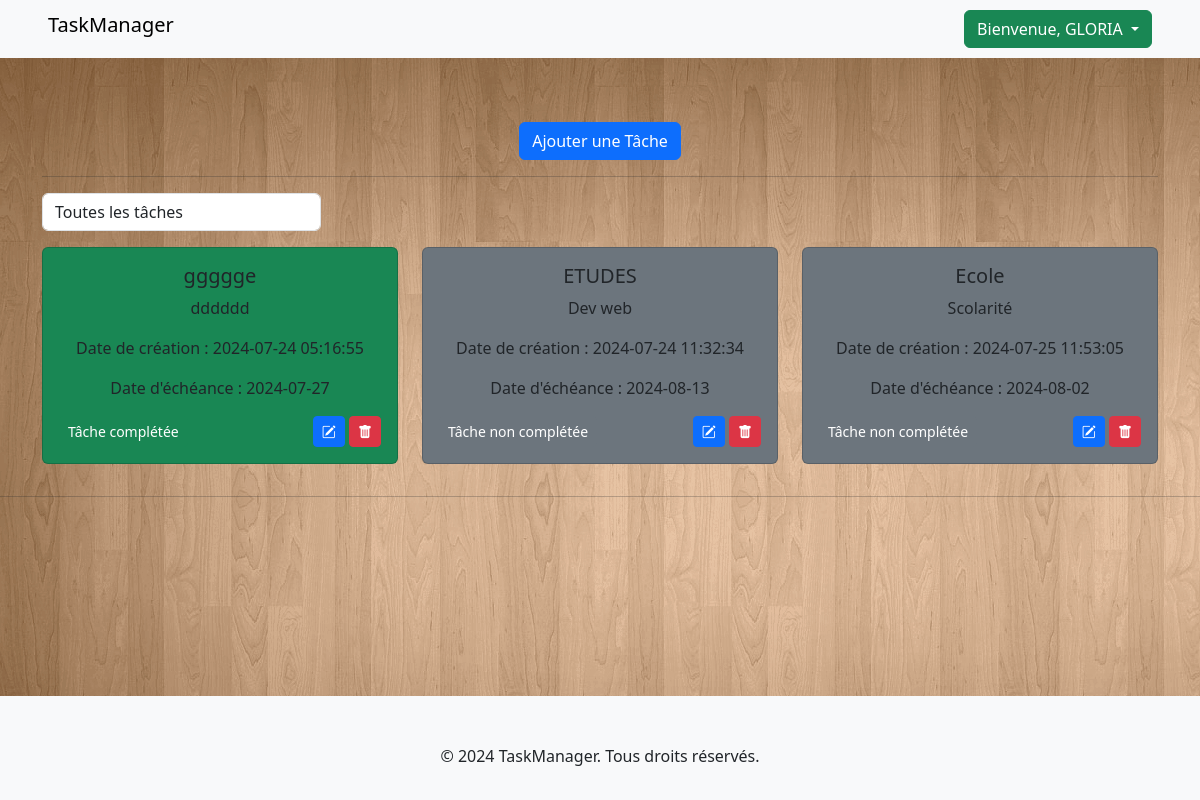
/show_tasks.php (signed in), run on the app's committed database.
### tables this page shows
CREATE TABLE `tasks` (
  `id` int(11) NOT NULL,
  `title` varchar(255) NOT NULL,
  `description` text NOT NULL,
  `due_date` date NOT NULL,
  `created_at` timestamp NOT NULL DEFAULT current_timestamp(),
  `status` enum('complétée','non_complétée','','') NOT NULL DEFAULT 'non_complétée',
  `user_id` int(11) NOT NULL
);

### show_tasks.php (the view, shortened to what this page needs)
<?php
require_once 'config.php';
$user_id = $_SESSION['user_id'];
$status_filter = isset($_GET['filter']) ? $_GET['filter'] : 'toutes';
$sql = "SELECT * FROM tasks WHERE user_id = :user_id";
$stmt = $pdo->prepare($sql);
$stmt->execute(['user_id' => $user_id]);
$tasks = $stmt->fetchAll(PDO::FETCH_ASSOC);
function getStatusClass($status) {
    return $status == 'complétée' ? 'bg-success' : 'bg-secondary';
}
?>
<!DOCTYPE html>
<html lang="en">
<head>
    <link rel="stylesheet" href="style.css">
    <link href="https://cdn.jsdelivr.net/npm/bootstrap@5.3.3/dist/css/bootstrap.min.css" rel="stylesheet">
    <link rel="stylesheet" href="https://cdn.jsdelivr.net/npm/bootstrap-icons@1.11.3/font/bootstrap-icons.min.css">
</head>
<body class="show_tasks">
    <?php include 'navbar.php'; ?>
    <div class="container mt-5 text-center">
    <a href="add_task.php" class="btn btn-primary mt-3 ">Ajouter une Tâche</a>
    <hr>
        <form method="get" action="show_tasks.php" class="mb-3">
            <div class="form-group col-3">
                <select id="filter" name="filter" class="form-control" onchange="this.form.submit()">
                    <option value="toutes" <?php echo ($status_filter == 'toutes') ? 'selected' : ''; ?>>Toutes les tâches</option>
                </select>
            </div>
        </form>
        <div class="row">
            <?php foreach ($tasks as $task): ?>
                <div class="col-md-4 mb-3">
                    <div class="card <?php echo getStatusClass($task['status']); ?>">
                        <div class="card-body">
                            <h5 class="card-title"><?php echo htmlspecialchars($task['title']); ?></h5>
                            <p class="card-text"><?php echo htmlspecialchars($task['description']); ?></p>
                            <p class="card-text">Date de création : <?php echo htmlspecialchars($task['created_at']); ?></p>
                            <p class="card-text">Date d'échéance : <?php echo htmlspecialchars($task['due_date']); ?></p>
                            <div class="d-flex justify-content-between align-items-center">
                            <button
                                class="btn btn-sm <?php echo ($task['status'] == 'complétée') ? 'btn-success' : 'btn-secondary'; ?>"
                                onclick="changeStatus(<?php echo $task['id']; ?>, '<?php echo $task['status']; ?>')">
                                <?php echo ($task['status'] == 'complétée') ? 'Tâche complétée' : 'Tâche non complétée'; ?>
                            </button>
                                <div>
                                    <a href="edit_task.php?id=<?php echo $task['id']; ?>" class="btn btn-primary btn-sm">
                                    <i class="bi bi-pencil-square"></i>
                                    </a>
                                    <a href="delete_task.php?id=<?php echo $task['id']; ?>" class="btn btn-danger btn-sm" onclick="return confirm('Êtes-vous sûr de vouloir supprimer cette tâche ?');">
                                    <i class="bi bi-trash-fill"></i>
                                    </a>
                                </div>
                            </div>
                        </div>
                    </div>
                </div>
            <?php endforeach; ?>
        </div>
    </div>
    <hr>
    <?php include './layouts/footer.php'; ?>
</body>
</html>

### style.css (style rules this page uses)
html,body { height: 100%; }
body { display: flex; flex-direction: column; }
.show_tasks, .statistics, .edit_task { background-image : url('./assets/img/background.png'); }

### data on the page
tasks: title "ggggge", description "dddddd", created_at "2024-07-24 05:16:55", due_date "2024-07-27", status "Tâche complétée"
tasks: title "ETUDES", description "Dev web", created_at "2024-07-24 11:32:34", due_date "2024-08-13", status "Tâche non complétée"
tasks: title "Ecole", description "Scolarité", created_at "2024-07-25 11:53:05", due_date "2024-08-02", status "Tâche non complétée"

### other printed values
$_SESSION['user_name'] "GLORIA"
